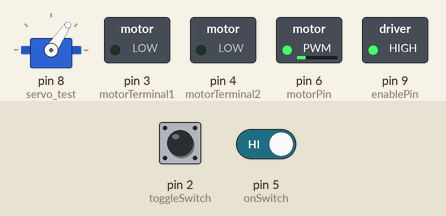
Recording of a sketch running on a simulated Arduino Uno, built with avr-gcc and run on an emulated ATmega328P. On the bench: servo, switched loads named in the sketch (green lamp = pin HIGH). Inputs (shaded band) come from the test bench; at power-on: pin 5 (onSwitch) HIGH, pin 2 (toggleSwitch) LOW.

Above: at 4.77 s.
8.6 s: pin 5 (onSwitch) driven LOW
At 11.2 s:
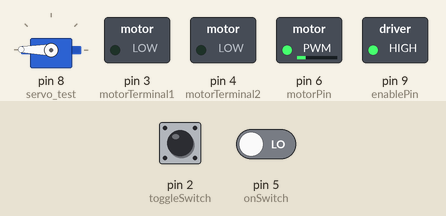
At 20.77 s:
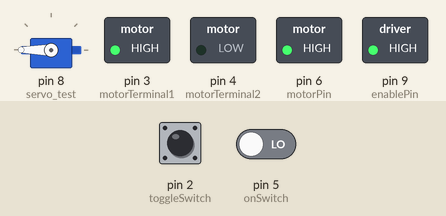
Timing chart, 0 to 33.8 s (numbered marks = the images above; inputs shaded):
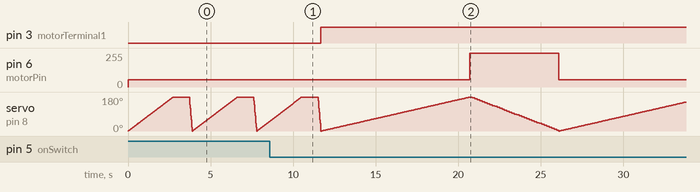

The sketch:

mains.ino
```cpp
#include  <Servo.h>     //Servo library

Servo servo_test;        //initialize a servo object for the connected servo
const int toggleSwitch = 2; // Digital Pin 2 connects to the toggle switch
const int onSwitch = 5; // Digital Pin 5 connects to the on switch
const int motorTerminal1 = 3; // Digital Pin 3 connects to motor terminal 1
const int motorTerminal2 = 4; // Digital Pin 4 connects to motor terminal 2
const int motorPin = 6;// motor speed
const int enablePin = 9; // Digital pin 9 connects to the enable pin
int angle = 0;

void setup()
{
  servo_test.attach(8);      // attach the signal pin of servo to pin9 of arduino
  pinMode(toggleSwitch, INPUT); //the toggle switch functions as an input
  pinMode(onSwitch, INPUT); //the toggle on functions as an input
  pinMode(motorPin, OUTPUT);//motor

  //The rest of the pins function as outputs
  pinMode(motorTerminal1, OUTPUT);
  pinMode(motorTerminal2, OUTPUT);
  pinMode(enablePin, OUTPUT);

  digitalWrite(enablePin, HIGH);
}

void loop()
{
  int speed = 55;
    analogWrite(motorPin, speed);
  if(digitalRead(onSwitch) == LOW){//hold push bottom to turn motor on
    if (digitalRead(toggleSwitch) == HIGH) {
    digitalWrite(motorTerminal1, LOW); //these logic levels create forward direction
    digitalWrite(motorTerminal2, HIGH);
    }
    else {
      digitalWrite(motorTerminal1, HIGH); // these logic levels create reverse direction
      digitalWrite(motorTerminal2, LOW);
    }

    int speed = 55;
    analogWrite(motorPin, speed);
    for(angle = 0; angle < 180; angle += 1)    // command to move from 0 degrees to 180 degrees
    {
      servo_test.write(angle);                 //command to rotate the servo to the specified angle
      delay(50);
    }
    speed = 255;
    analogWrite(motorPin, speed);
    for(angle = 180; angle>=1; angle-=5)     // command to move from 180 degrees to 0 degrees
    {
      servo_test.write(angle);              //command to rotate the servo to the specified angle
      delay(150);
    }
  }
  else{
    digitalWrite(motorTerminal1, LOW);
    digitalWrite(motorTerminal2, LOW);
    for(angle = 0; angle < 180; angle += 1)    // command to move from 0 degrees to 180 degrees
    {
      servo_test.write(angle);                 //command to rotate the servo to the specified angle
      delay(15);
      //delay there
    }

    delay(1000);

    for(angle = 180; angle>=1; angle-=5)     // command to move from 180 degrees to 0 degrees
    {
      servo_test.write(angle);              //command to rotate the servo to the specified angle
      delay(5);
    }
  }


}
```

Measured:
- after the input at 8.6 s, pin 3 (motorTerminal1): LOW → HIGH after 3.1 s; pin 6 (motorPin): 55/255 → 255/255 after 12.1 s, → 55/255 5.4 s later
